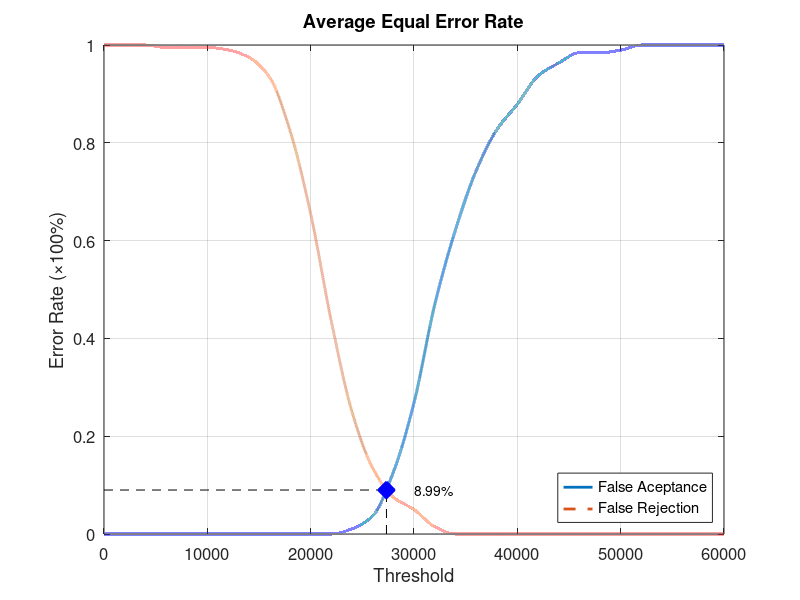
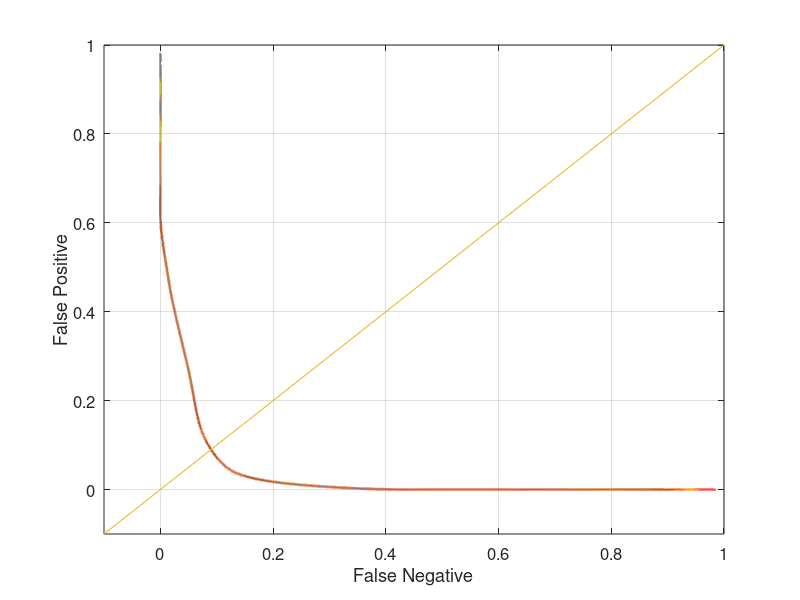

Reproduce these figures in MATLAB, in order.
function yEER = Database5_3
close all;
clear;
clc;
x = 0:2000:60000;
xq = 0:0.5:60000;

y0 = [0 0 0 0 0 0 0 0 0 0 0 0 0.0105263 0.0368421 0.126316 0.268421 0.468421 0.621053 0.742105 0.826316 0.878947 0.936842 0.963158 0.984211 0.984211 0.989474 1 1 1 1 1];
yy0 = interp1(x, y0, xq, 'pchip');
y1 = [1 1 1 0.995 0.995 0.995 0.99 0.975 0.935 0.825 0.655 0.435 0.25 0.135 0.075 0.05 0.015 0 0 0 0 0 0 0 0 0 0 0 0 0 0];
yy1 = interp1(x, y1, xq, 'pchip');

% Calculating EER: 
y2 = abs(y0 - y1);
find(y2 == min(y2))
yy2 = abs(yy0 - yy1);
xEER = find(yy2 == min(yy2));
xEERIndex = xq(xEER) % X-axis EER
yEER = yy0(xEER) % Y-axis EER

main = figure
plot(xq, yy0,'-','LineWidth', 2);	hold on
plot(xq, yy1,'--','LineWidth', 2);	hold on
plot([xEERIndex xEERIndex], [0 yEER], 'k--');	hold on
plot([0 xEERIndex], [yEER yEER], 'k--');	hold on
plot(xEERIndex, yEER, 'bx', 'LineWidth', 10);	hold on
text(xEERIndex + 10 * xEERIndex / 100, yEER, [num2str(round((10000 * yEER)) / 100) '%'])
legend('False Aceptance', 'False Rejection', 'Location', 'SouthEast')
xlabel('Threshold')
ylabel('Error Rate (\times100%)')
title('Average Equal Error Rate')
set(gca, 'FontSize', 12)
axis([0 60000 0 1])
grid on

print(main, 'Database5_3Main', '-dpng');
FNRxFPR = figure('Color', [1 1 1]);
plot(yy1, yy0, '-', yy1, yy0, 'LineWidth', 2);
hold on
y = -0.1:0.1:1
plot(y, y); 
set(gca, 'FontSize', 12)
xlabel('False Negative')
ylabel('False Positive')
axis([-0.1 1 -0.1 1])
set(gca, 'FontSize', 12)
grid on

print(FNRxFPR, 'Database5_3FNRxFPR','-dpng');
end
